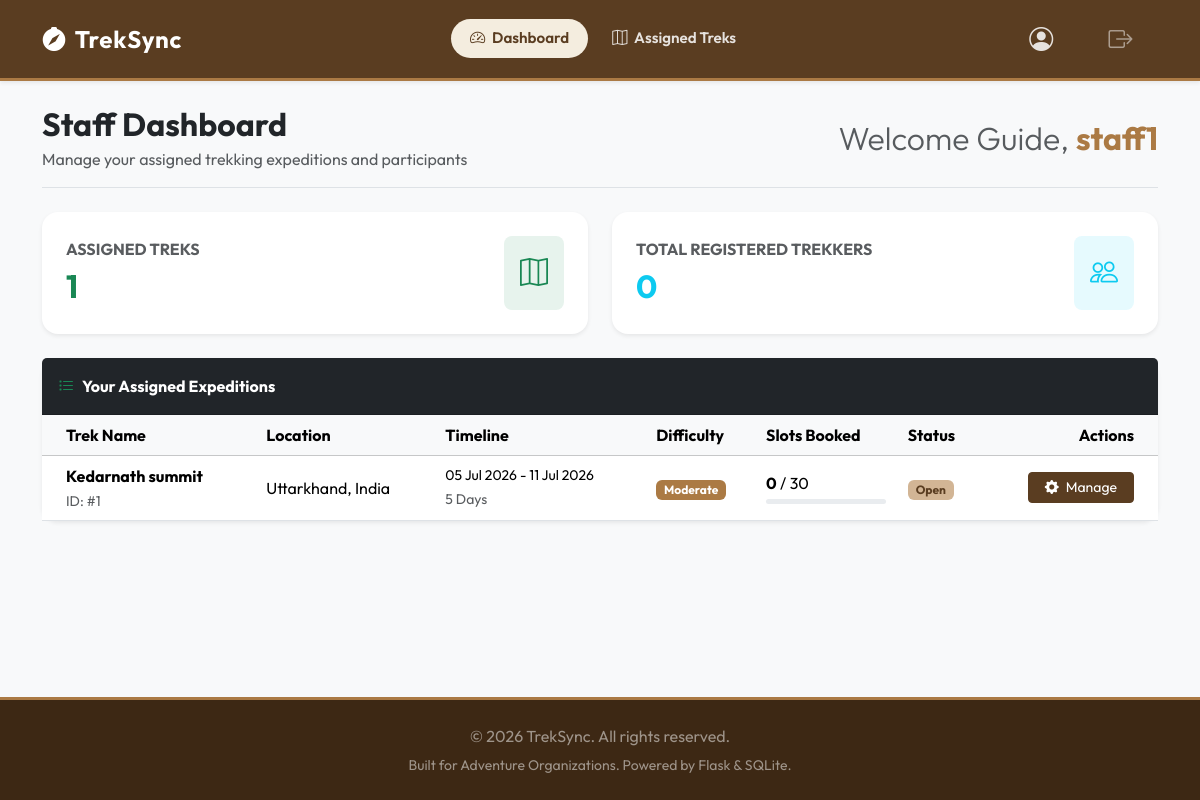
The app's page /staff/dashboard (signed in), older data.
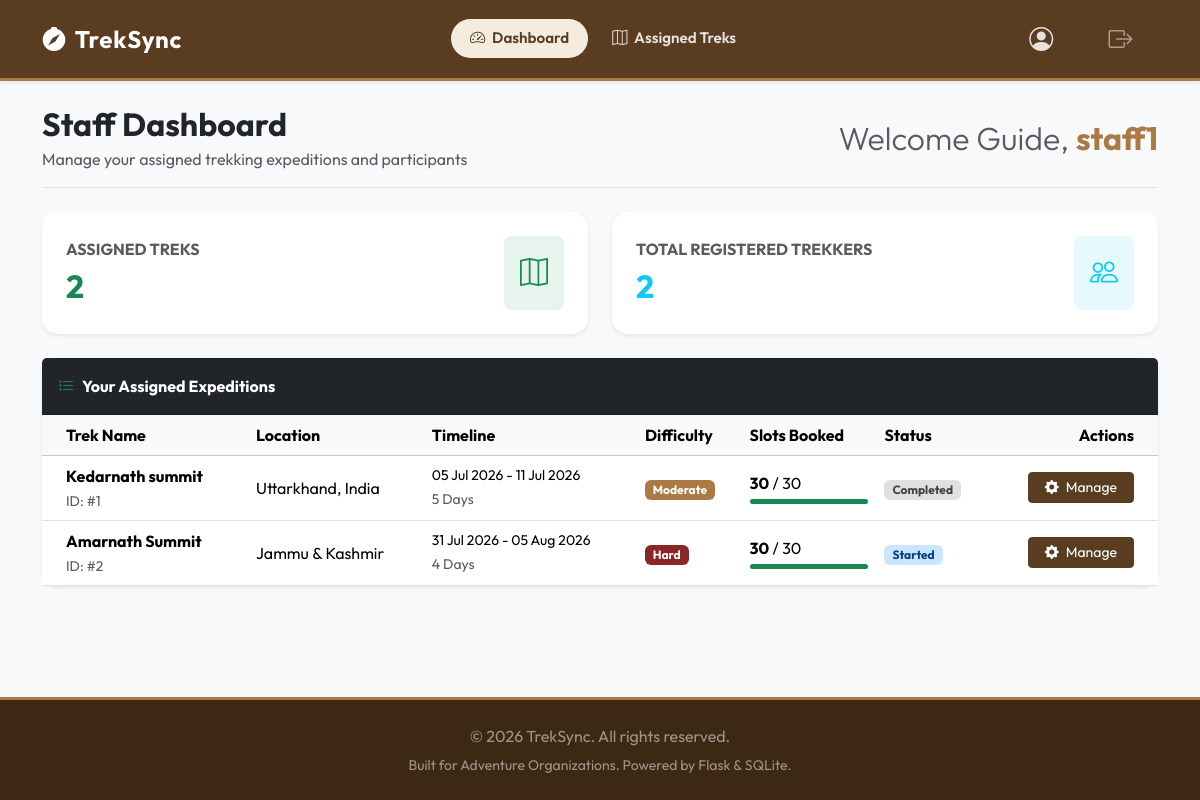
The same page, newer data.
### models.py (models this page shows, shortened)
class Trek(db.Model):
    __tablename__ = 'trek'
    id = db.Column(db.Integer, primary_key=True)
    name = db.Column(db.String(100), nullable=False)
    location = db.Column(db.String(100), nullable=False)
    difficulty = db.Column(db.String(20), nullable=False)  # 'Easy', 'Moderate', 'Hard'
    duration = db.Column(db.Integer, nullable=False)  # in days
    max_slots = db.Column(db.Integer, nullable=False)
    available_slots = db.Column(db.Integer, nullable=False)
    staff_id = db.Column(db.Integer, db.ForeignKey('user.id'), nullable=True)  # Assigned staff
    status = db.Column(db.String(20), default='Pending')  # 'Pending', 'Approved', 'Open', 'Closed', 'Completed'
    start_date = db.Column(db.Date, nullable=False)
    end_date = db.Column(db.Date, nullable=False)
    staff = db.relationship('User', back_populates='assigned_treks', foreign_keys=[staff_id])
    bookings = db.relationship('Booking', back_populates='trek', cascade="all, delete-orphan")

### app.py (the view)
@app.route('/staff/dashboard')
@login_required
@staff_required
def staff_dashboard():
    treks = Trek.query.filter_by(staff_id=current_user.id).all()
    total_participants = 0
    for trek in treks:
        total_participants += Booking.query.filter_by(trek_id=trek.id, status='Booked').count()
    return render_template('staff/dashboard.html', treks=treks, total_participants=total_participants)

### app.py (called while the page is built)
@login_manager.user_loader
def load_user(user_id):
    return User.query.get(int(user_id))

def staff_required(f):
    @wraps(f)
    def decorated_function(*args, **kwargs):
        if not current_user.is_authenticated or current_user.role != 'staff':
            flash('Access denied. Staff role required.', 'error')
            return redirect(url_for('home'))
        profile = StaffProfile.query.filter_by(user_id=current_user.id).first()
        if not profile or profile.status != 'approved':
            return redirect(url_for('pending_approval'))
        return f(*args, **kwargs)
    return decorated_function

### templates/staff/dashboard.html (shortened to what the changed rows need)
{% extends "base.html" %}
{% block content %}
<div class="container">
    <div class="d-flex flex-column flex-md-row justify-content-between align-items-md-center border-bottom pb-3 mb-4 gap-3">
        <div>
            <h1 class="h2 fw-bold mb-1 text-dark">Staff Dashboard</h1>
        </div>
        <h2 class="h2 fw-light text-muted mb-0 text-md-end">Welcome Guide, <span class="fw-bold text-accent">{{ current_user.username }}</span></h2>
    </div>
    <div class="row g-4 mb-4">
        <div class="col-md-6">
            <div class="card stat-card treks border-0 bg-white shadow-sm p-4">
                <div class="d-flex align-items-center justify-content-between">
                    <div>
                        <h6 class="text-muted text-uppercase mb-2 font-size-xs fw-bold">Assigned Treks</h6>
                        <h2 class="fw-bold mb-0 text-success">{{ treks|length }}</h2>
                    </div>
                </div>
            </div>
        </div>
        <div class="col-md-6">
            <div class="card stat-card users border-0 bg-white shadow-sm p-4">
                <div class="d-flex align-items-center justify-content-between">
                    <div>
                        <h6 class="text-muted text-uppercase mb-2 font-size-xs fw-bold">Total Registered Trekkers</h6>
                        <h2 class="fw-bold mb-0 text-info">{{ total_participants }}</h2>
                    </div>
                </div>
            </div>
        </div>
    </div>
    <div class="card border-0 shadow-sm">
        <div class="card-body p-0">
            {% if treks %}
                <div class="table-responsive">
                    <table class="table table-hover align-middle mb-0">
                        <thead class="table-light">
                            <tr>
                                <th class="ps-4">Trek Name</th>
                                <th>Location</th>
                                <th>Timeline</th>
                                <th>Difficulty</th>
                                <th>Slots Booked</th>
                                <th>Status</th>
                                <th class="text-end pe-4">Actions</th>
                            </tr>
                        </thead>
                        <tbody>
                            {% for trek in treks %}
                                <tr>
                                    <td class="ps-4 font-semibold">
                                        <span class="fw-bold d-block">{{ trek.name }}</span>
                                        <small class="text-muted">ID: #{{ trek.id }}</small>
                                    </td>
                                    <td>{{ trek.location }}</td>
                                    <td>
                                        <small class="d-block font-semibold">
                                            {{ trek.start_date.strftime('%d %b %Y') }} - {{ trek.end_date.strftime('%d %b %Y') }}
                                        </small>
                                        <small class="text-muted">{{ trek.duration }} Days</small>
                                    </td>
                                    <td>
                                        <span class="badge text-capitalize
                                            {% if trek.difficulty == 'Easy' %}badge-easy
                                            {% elif trek.difficulty == 'Moderate' %}badge-moderate
                                            {% else %}badge-hard{% endif %} py-1 px-2.5">
                                            {{ trek.difficulty }}
                                        </span>
                                    </td>
                                    <td>
                                        <span class="fw-bold">{{ trek.max_slots - trek.available_slots }}</span> / {{ trek.max_slots }}
                                        <div class="progress mt-1" style="height: 5px; max-width: 120px;">
                                            {% set booked_pct = ((trek.max_slots - trek.available_slots) / trek.max_slots * 100)|int %}
                                            <div class="progress-bar bg-success" role="progressbar" style="width: {{ booked_pct }}%"></div>
                                        </div>
                                    </td>
                                    <td>
                                        <span class="badge status-{{ trek.status.lower() }} py-1 px-2">
                                            {{ trek.status }}
                                        </span>
                                    </td>
                                    <td class="text-end pe-4">
                                        <a href="{{ url_for('staff_trek_detail', trek_id=trek.id) }}" class="btn btn-sm btn-success px-3">
                                            <i class="bi bi-gear-fill me-1"></i> Manage
                                        </a>
                                    </td>
                                </tr>
                            {% endfor %}
                        </tbody>
                    </table>
                </div>
            {% else %}
                <div class="p-5 text-center text-muted">
                    <i class="bi bi-compass fs-1 mb-2 d-block"></i>
                    No treks assigned to you yet by the Admin.
                </div>
            {% endif %}
        </div>
    </div>
</div>
{% endblock %}

Row changes from the older to the newer data that the page shows:
changed Trek "Kedarnath summit": trek.max_slots-trek.available_slots "0" → "30"; status "Open" → "Completed"
added Trek: name "Amarnath Summit", id "2", location "Jammu & Kashmir", start_date "31 Jul 2026", end_date "05 Aug 2026", duration "4", difficulty "Hard", trek.max_slots-trek.available_slots "30", max_slots "30", {{ booked_pct }} 100 (drawn), status "Started"
Text that changed along with them:
{{ treks|length }}: "1" → "2"
{{ total_participants }}: "0" → "2"
